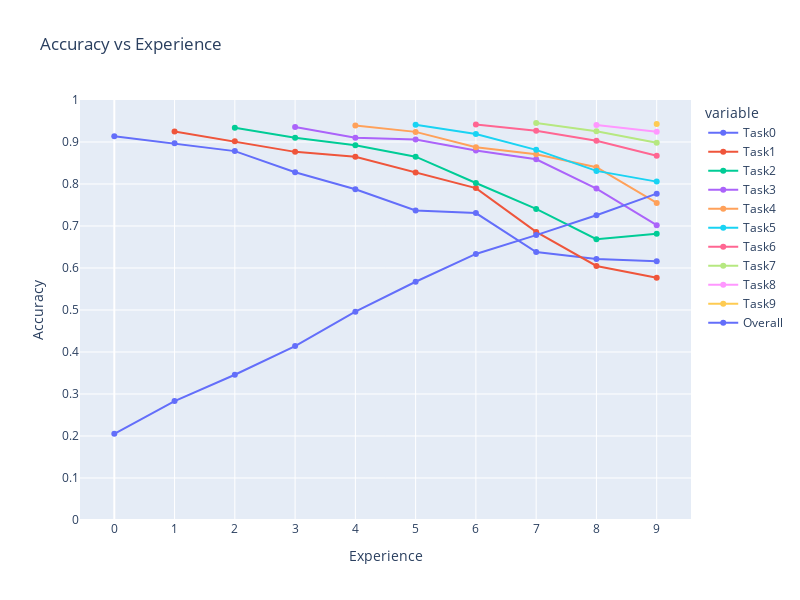

Notebook cell for this chart:
### Markdown cell above
## Accuracies

### Code cell
# replace with nan noisy metrics
for i in range(10):
    agem_data["accuracies"][f"Task{i}"][:i] = [np.nan] * i

# plotly plot
fig = px.line(
    pd.DataFrame(agem_data["accuracies"]),
    title="Accuracy vs Experience",
    labels=dict(index="Experience", value="Accuracy"),
    width=800,
    height=600,
    range_y=[0, 1],
    markers=True,
)
fig.update_layout(
    xaxis=dict(tickmode="linear", tick0=0, dtick=1),
    yaxis=dict(tickmode="linear", tick0=0, dtick=0.1),
)
fig.show()

### Figure 1 — Plotly figure (JSON) as saved in the notebook; plotly's stock layout.template omitted (floating-point values rounded to 4 significant figures)
{"data": [{"hovertemplate": "variable=Task0<br>Experience=%{x}<br>Accuracy=%{y}<extra></extra>", "legendgroup": "Task0", "line": {"color": "#636efa", "dash": "solid"}, "marker": {"symbol": "circle"}, "mode": "markers+lines", "name": "Task0", "orientation": "v", "showlegend": true, "type": "scatter", "x": [0, 1, 2, 3, 4, 5, 6, 7, 8, 9], "xaxis": "x", "y": [0.9138, 0.8969, 0.8783, 0.8279, 0.7875, 0.737, 0.7307, 0.6381, 0.6213, 0.6162], "yaxis": "y"}, {"hovertemplate": "variable=Task1<br>Experience=%{x}<br>Accuracy=%{y}<extra></extra>", "legendgroup": "Task1", "line": {"color": "#EF553B", "dash": "solid"}, "marker": {"symbol": "circle"}, "mode": "markers+lines", "name": "Task1", "orientation": "v", "showlegend": true, "type": "scatter", "x": [0, 1, 2, 3, 4, 5, 6, 7, 8, 9], "xaxis": "x", "y": [null, 0.9252, 0.9017, 0.8765, 0.8649, 0.8274, 0.7903, 0.686, 0.6049, 0.577], "yaxis": "y"}, {"hovertemplate": "variable=Task2<br>Experience=%{x}<br>Accuracy=%{y}<extra></extra>", "legendgroup": "Task2", "line": {"color": "#00cc96", "dash": "solid"}, "marker": {"symbol": "circle"}, "mode": "markers+lines", "name": "Task2", "orientation": "v", "showlegend": true, "type": "scatter", "x": [0, 1, 2, 3, 4, 5, 6, 7, 8, 9], "xaxis": "x", "y": [null, null, 0.9338, 0.91, 0.8925, 0.865, 0.8024, 0.7407, 0.6686, 0.6817], "yaxis": "y"}, {"hovertemplate": "variable=Task3<br>Experience=%{x}<br>Accuracy=%{y}<extra></extra>", "legendgroup": "Task3", "line": {"color": "#ab63fa", "dash": "solid"}, "marker": {"symbol": "circle"}, "mode": "markers+lines", "name": "Task3", "orientation": "v", "showlegend": true, "type": "scatter", "x": [0, 1, 2, 3, 4, 5, 6, 7, 8, 9], "xaxis": "x", "y": [null, null, null, 0.9359, 0.9102, 0.9057, 0.88, 0.8588, 0.7891, 0.702], "yaxis": "y"}, {"hovertemplate": "variable=Task4<br>Experience=%{x}<br>Accuracy=%{y}<extra></extra>", "legendgroup": "Task4", "line": {"color": "#FFA15A", "dash": "solid"}, "marker": {"symbol": "circle"}, "mode": "markers+lines", "name": "Task4", "orientation": "v", "showlegend": true, "type": "scatter", "x": [0, 1, 2, 3, 4, 5, 6, 7, 8, 9], "xaxis": "x", "y": [null, null, null, null, 0.9394, 0.9241, 0.8873, 0.8707, 0.8401, 0.755], "yaxis": "y"}, {"hovertemplate": "variable=Task5<br>Experience=%{x}<br>Accuracy=%{y}<extra></extra>", "legendgroup": "Task5", "line": {"color": "#19d3f3", "dash": "solid"}, "marker": {"symbol": "circle"}, "mode": "markers+lines", "name": "Task5", "orientation": "v", "showlegend": true, "type": "scatter", "x": [0, 1, 2, 3, 4, 5, 6, 7, 8, 9], "xaxis": "x", "y": [null, null, null, null, null, 0.9413, 0.9192, 0.8813, 0.8312, 0.8057], "yaxis": "y"}, {"hovertemplate": "variable=Task6<br>Experience=%{x}<br>Accuracy=%{y}<extra></extra>", "legendgroup": "Task6", "line": {"color": "#FF6692", "dash": "solid"}, "marker": {"symbol": "circle"}, "mode": "markers+lines", "name": "Task6", "orientation": "v", "showlegend": true, "type": "scatter", "x": [0, 1, 2, 3, 4, 5, 6, 7, 8, 9], "xaxis": "x", "y": [null, null, null, null, null, null, 0.9417, 0.9266, 0.9028, 0.8673], "yaxis": "y"}, {"hovertemplate": "variable=Task7<br>Experience=%{x}<br>Accuracy=%{y}<extra></extra>", "legendgroup": "Task7", "line": {"color": "#B6E880", "dash": "solid"}, "marker": {"symbol": "circle"}, "mode": "markers+lines", "name": "Task7", "orientation": "v", "showlegend": true, "type": "scatter", "x": [0, 1, 2, 3, 4, 5, 6, 7, 8, 9], "xaxis": "x", "y": [null, null, null, null, null, null, null, 0.9452, 0.9256, 0.898], "yaxis": "y"}, {"hovertemplate": "variable=Task8<br>Experience=%{x}<br>Accuracy=%{y}<extra></extra>", "legendgroup": "Task8", "line": {"color": "#FF97FF", "dash": "solid"}, "marker": {"symbol": "circle"}, "mode": "markers+lines", "name": "Task8", "orientation": "v", "showlegend": true, "type": "scatter", "x": [0, 1, 2, 3, 4, 5, 6, 7, 8, 9], "xaxis": "x", "y": [null, null, null, null, null, null, null, null, 0.9406, 0.9244], "yaxis": "y"}, {"hovertemplate": "variable=Task9<br>Experience=%{x}<br>Accuracy=%{y}<extra></extra>", "legendgroup": "Task9", "line": {"color": "#FECB52", "dash": "solid"}, "marker": {"symbol": "circle"}, "mode": "markers+lines", "name": "Task9", "orientation": "v", "showlegend": true, "type": "scatter", "x": [0, 1, 2, 3, 4, 5, 6, 7, 8, 9], "xaxis": "x", "y": [null, null, null, null, null, null, null, null, null, 0.9427], "yaxis": "y"}, {"hovertemplate": "variable=Overall<br>Experience=%{x}<br>Accuracy=%{y}<extra></extra>", "legendgroup": "Overall", "line": {"color": "#636efa", "dash": "solid"}, "marker": {"symbol": "circle"}, "mode": "markers+lines", "name": "Overall", "orientation": "v", "showlegend": true, "type": "scatter", "x": [0, 1, 2, 3, 4, 5, 6, 7, 8, 9], "xaxis": "x", "y": [0.2051, 0.2833, 0.3458, 0.4142, 0.496, 0.5673, 0.6335, 0.6783, 0.7258, 0.777], "yaxis": "y"}], "layout": {"height": 600, "legend": {"title": {"text": "variable"}, "tracegroupgap": 0}, "title": {"text": "Accuracy vs Experience"}, "width": 800, "xaxis": {"anchor": "y", "domain": [0, 1], "dtick": 1, "tick0": 0, "tickmode": "linear", "title": {"text": "Experience"}}, "yaxis": {"anchor": "x", "domain": [0, 1], "dtick": 0.1, "range": [0, 1], "tick0": 0, "tickmode": "linear", "title": {"text": "Accuracy"}}}}
